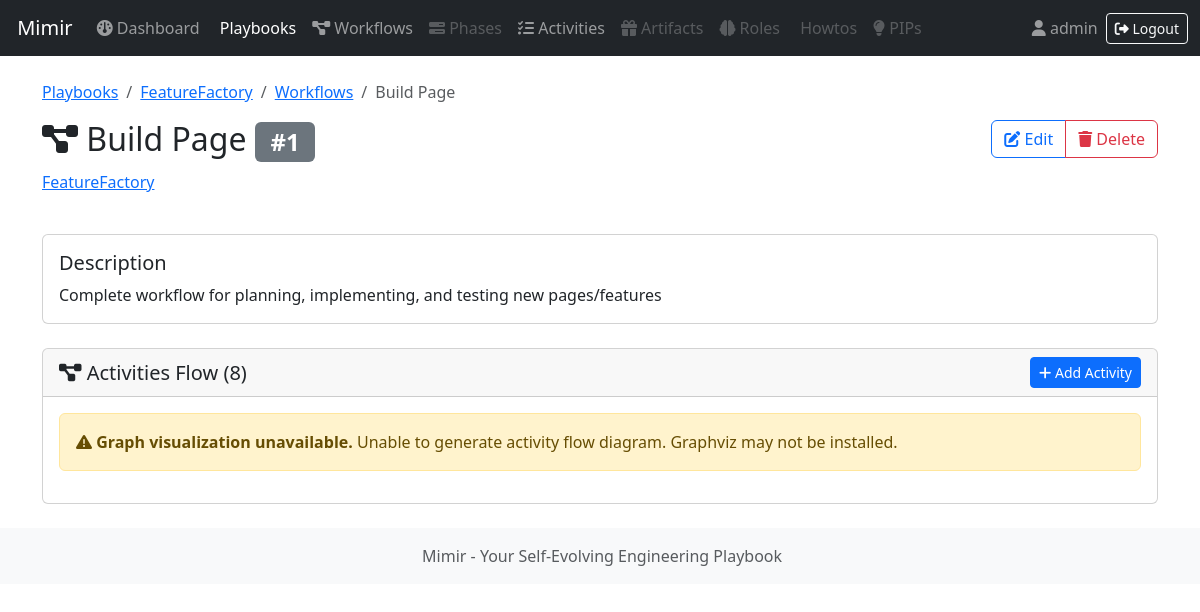
/playbooks/3/workflows/2/ (signed in), run on the app's committed database.
### methodology/models/playbook.py (models this page shows, shortened)
class Playbook(models.Model):
    CATEGORY_CHOICES = [
        ('product', 'Product'),
        ('development', 'Development'),
        ('research', 'Research'),
        ('design', 'Design'),
        ('other', 'Other'),
    ]
    VISIBILITY_CHOICES = [
        ('private', 'Private (only me)'),
        ('family', 'Family'),  # TODO: Implement family sharing
        ('local', 'Local only (not uploaded to Homebase)'),  # TODO: Implement Homebase
    ]
    STATUS_CHOICES = [
        ('active', 'Active'),
        ('draft', 'Draft'),
        ('released', 'Released'),
        ('disabled', 'Disabled'),
    ]
    SOURCE_CHOICES = [
        ('owned', 'Owned'),
        ('downloaded', 'Downloaded'),
    ]
    name = models.CharField(max_length=100)
    description = models.TextField(max_length=500)
    category = models.CharField(max_length=50, choices=CATEGORY_CHOICES)
    tags = models.JSONField(default=list, blank=True)
    visibility = models.CharField(max_length=20, choices=VISIBILITY_CHOICES, default='private')
    status = models.CharField(max_length=20, choices=STATUS_CHOICES, default='draft')
    version = models.DecimalField(max_digits=5, decimal_places=1, default=0.1, help_text="Draft: 0.1, 0.2, etc. Released: 1.0, 2.0, etc.")
    source = models.CharField(max_length=20, choices=SOURCE_CHOICES, default='owned')
    author = models.ForeignKey(User, on_delete=models.CASCADE, related_name='playbooks')
    created_at = models.DateTimeField(auto_now_add=True)
    updated_at = models.DateTimeField(auto_now=True)
    class Meta:
        ordering = ['-updated_at']
        constraints = [
            models.UniqueConstraint(fields=['author', 'name'], name='unique_playbook_per_author')
        ]
    def is_owned_by(self, user):
        return self.author == user
    def can_edit(self, user):
        if not (self.source == 'owned' and self.is_owned_by(user)):
            return False
        if self.status == 'released':
            return False
        return True

### methodology/models/workflow.py (models this page shows, shortened)
class Workflow(models.Model):
    name = models.CharField(max_length=100)
    description = models.TextField(blank=True, max_length=500)
    abbreviation = models.CharField(
        max_length=20,
        blank=True,
        help_text="3-letter abbreviation generated from workflow name (e.g., 'Design Features' -> 'DFT')"
    )
    playbook = models.ForeignKey('Playbook', on_delete=models.CASCADE, related_name='workflows')
    order = models.IntegerField(default=1, help_text="Execution order within playbook")
    created_at = models.DateTimeField(auto_now_add=True)
    updated_at = models.DateTimeField(auto_now=True)
    class Meta:
        ordering = ['order', 'created_at']
        constraints = [
            models.UniqueConstraint(
                fields=['playbook', 'name'],
                name='unique_workflow_per_playbook'
            )
        ]
    def get_phase_count(self):
        return 0
    def can_edit(self, user):
        return self.playbook.can_edit(user)

### methodology/workflow_views.py (the view)
# urls.py: path('<int:playbook_pk>/workflows/<int:pk>/', workflow_views.workflow_detail, name='workflow_detail'),
@login_required
def workflow_detail(request, playbook_pk, pk):
    playbook = get_object_or_404(Playbook, pk=playbook_pk)
    workflow = get_object_or_404(Workflow, pk=pk, playbook=playbook)
    from methodology.services.activity_graph_service import ActivityGraphService
    from methodology.models import Activity
    activities = Activity.objects.filter(workflow=workflow)
    activity_count = activities.count()
    activities_svg = None
    if activity_count > 0:
        try:
            graph_service = ActivityGraphService()
            activities_svg = graph_service.generate_activities_graph(workflow, playbook)
            logger.info(f"Generated activity graph for workflow {pk} with {activity_count} activities")
        except Exception as e:
            logger.error(f"Failed to generate activity graph for workflow {pk}: {str(e)}")
    return render(request, 'workflows/detail.html', {
        'playbook': playbook,
        'workflow': workflow,
        'can_edit': workflow.can_edit(request.user),
        'activities_svg': activities_svg,
        'activity_count': activity_count,
        'has_activities': activity_count > 0,
    })

### methodology/models/activity.py (called while the page is built)
    @property
    def reference_name(self) -> str:
        return f"{self.workflow.abbreviation}{self.order}"

### methodology/services/activity_graph_service.py (called while the page is built)
    def _create_activity_node_label(self, activity):
        label = f"{activity.reference_name}\\n{activity.name}"
        return label

    def _get_activity_detail_url(self, activity, playbook, workflow):
        return reverse('activity_detail', kwargs={
            'playbook_pk': playbook.pk,
            'workflow_pk': workflow.pk,
            'activity_pk': activity.pk
        })

    def _has_phases(self, activities):
        return any(activity.phase for activity in activities)

    def _group_activities_by_phase(self, activities):
        phase_groups = {}
        for activity in activities:
            phase = activity.phase or 'Unassigned'
            if phase not in phase_groups:
                phase_groups[phase] = []
            phase_groups[phase].append(activity)
        return phase_groups

    def _add_activity_node(self, graph, activity, playbook, workflow):
        node_id = f'activity_{activity.pk}'
        label = self._create_activity_node_label(activity)
        url = self._get_activity_detail_url(activity, playbook, workflow)
        graph.node(
            node_id,
            label=label,
            fillcolor='lightblue',  # Uniform color for all activities
            href=url,
            target='_top'  # Opens in full page, not iframe
        )

### mimir/request_local.py (called while the page is built)
def set_current_request(request):
    _thread_locals.request = request

def clear_current_request():
    if hasattr(_thread_locals, 'request'):
        del _thread_locals.request

### templates/workflows/detail.html (shortened to what this page needs)
{% extends "base.html" %}
{% load static %}
{% block content %}
<div class="container mt-4">
    <nav aria-label="breadcrumb">
        <ol class="breadcrumb">
            <li class="breadcrumb-item"><a href="{% url 'playbook_list' %}">Playbooks</a></li>
            <li class="breadcrumb-item"><a href="{% url 'playbook_detail' playbook.pk %}">{{ playbook.name }}</a></li>
            <li class="breadcrumb-item"><a href="{% url 'workflow_list' playbook.pk %}">Workflows</a></li>
            <li class="breadcrumb-item active" aria-current="page">{{ workflow.name }}</li>
        </ol>
    </nav>
    <div class="d-flex justify-content-between align-items-start mb-4">
        <div>
            <h2 data-testid="workflow-name">
                <i class="fa-solid fa-diagram-project"></i>
                {{ workflow.name }}
                <span class="badge bg-secondary" data-testid="workflow-order">#{{ workflow.order }}</span>
            </h2>
            <p class="text-muted">
                <a href="{% url 'playbook_detail' playbook.pk %}">{{ playbook.name }}</a>
            </p>
        </div>
        {% if can_edit %}
        <div class="btn-group" role="group">
            <a href="{% url 'workflow_edit' playbook.pk workflow.pk %}"
               class="btn btn-outline-primary"
               data-bs-toggle="tooltip"
               title="Edit workflow details">
                <i class="fa-solid fa-edit"></i> Edit
            </a>
            <a href="{% url 'workflow_delete' playbook.pk workflow.pk %}"
               class="btn btn-outline-danger"
               data-bs-toggle="tooltip"
               title="Delete this workflow">
                <i class="fa-solid fa-trash"></i> Delete
            </a>
        </div>
        {% endif %}
    </div>
    {% if workflow.description %}
    <div class="card mb-4">
        <div class="card-body">
            <h5 class="card-title">Description</h5>
            <p class="card-text" data-testid="workflow-description">{{ workflow.description }}</p>
        </div>
    </div>
    {% endif %}
    <div class="card mb-4" data-testid="activities-section">
        <div class="card-header d-flex justify-content-between align-items-center">
            <h5 class="mb-0">
                <i class="fa-solid fa-diagram-project"></i> Activities Flow ({{ activity_count }})
            </h5>
            {% if can_edit %}
            <a href="{% url 'activity_create' playbook_pk=playbook.pk workflow_pk=workflow.pk %}"
               class="btn btn-sm btn-primary"
               data-testid="add-activity-btn"
               data-bs-toggle="tooltip"
               data-bs-placement="left"
               title="Create a new activity in this workflow">
                <i class="fa-solid fa-plus"></i> Add Activity
            </a>
            {% endif %}
        </div>
        <div class="card-body">
            {% if has_activities %}
                {% if activities_svg %}
                    <div class="graph-container" data-testid="activities-graph">
                        {{ activities_svg|safe }}
                    </div>
                {% else %}
                    <div class="alert alert-warning" role="alert">
                        <i class="fa-solid fa-exclamation-triangle"></i>
                        <strong>Graph visualization unavailable.</strong>
                        Unable to generate activity flow diagram. Graphviz may not be installed.
                    </div>
                {% endif %}
            {% endif %}
        </div>
    </div>
</div>
{% endblock %}

### templates/base.html (shortened to what this page needs)
<!doctype html>
<html lang="en">
<head>
    <link href="https://cdn.jsdelivr.net/npm/bootstrap@5.3.8/dist/css/bootstrap.min.css"
          rel="stylesheet"
>
</head>
<body>
    <nav class="navbar navbar-expand-lg navbar-dark bg-dark" data-testid="main-navbar">
        <div class="container-fluid">
            <a class="navbar-brand" href="/" data-testid="navbar-brand"
               data-bs-toggle="tooltip" data-bs-placement="bottom"
               title="Go to Mimir home page">
                 Mimir
            </a>
            <div class="collapse navbar-collapse" id="navbarNav">
                <ul class="navbar-nav me-auto">
                    <li class="nav-item">
                        <a class="nav-link {% if request.path == '/dashboard/' or request.resolver_match.url_name == 'dashboard' %}active{% endif %}"
                           href="/dashboard/"
                           data-testid="nav-dashboard"
                           data-bs-toggle="tooltip" data-bs-placement="bottom"
                           title="View your overview and key metrics"
                           {% if request.path == '/dashboard/' or request.resolver_match.url_name == 'dashboard' %}aria-current="page"{% endif %}>
                            <i class="fas fa-gauge"></i> Dashboard
                        </a>
                    </li>
                    <li class="nav-item">
                        <a class="nav-link {% if '/playbooks/' in request.path %}active{% endif %}"
                           href="/playbooks/"
                           data-testid="nav-playbooks"
                           data-bs-toggle="tooltip" data-bs-placement="bottom"
                           title="Browse and manage your engineering playbooks"
                           {% if '/playbooks/' in request.path %}aria-current="page"{% endif %}>
                             Playbooks
                        </a>
                    </li>
                    <li class="nav-item">
                        <a class="nav-link" href="{% url 'workflow_global_list' %}" data-testid="nav-workflows"
                           data-bs-toggle="tooltip" data-bs-placement="bottom"
                           title="View all workflows across your playbooks"
                           {% if '/workflows/' in request.path %}aria-current="page"{% endif %}>
                            <i class="fas fa-diagram-project"></i> Workflows
                        </a>
                    </li>
                    <li class="nav-item">
                        <a class="nav-link disabled" href="#" data-testid="nav-phases"
                           data-bs-toggle="tooltip" data-bs-placement="bottom"
                           title="Coming soon: Manage workflow phases">
                            <i class="fas fa-bars-progress"></i> Phases
                        </a>
                    </li>
                    <li class="nav-item">
                        <a class="nav-link {% if '/activities/' in request.path %}active{% endif %}"
                           href="{% url 'activity_global_list' %}"
                           data-testid="nav-activities"
                           data-bs-toggle="tooltip" data-bs-placement="bottom"
                           title="View all activities across your playbooks and workflows"
                           {% if '/activities/' in request.path %}aria-current="page"{% endif %}>
                            <i class="fas fa-list-check"></i> Activities
                        </a>
                    </li>
                    <li class="nav-item">
                        <a class="nav-link disabled" href="#" data-testid="nav-artifacts"
                           data-bs-toggle="tooltip" data-bs-placement="bottom"
                           title="Coming soon: Manage artifacts and deliverables">
                            <i class="fas fa-gift"></i> Artifacts
                        </a>
                    </li>
                    <li class="nav-item">
                        <a class="nav-link disabled" href="#" data-testid="nav-roles"
                           data-bs-toggle="tooltip" data-bs-placement="bottom"
                           title="Coming soon: Define and assign roles">
                            <i class="fas fa-brain"></i> Roles
                        </a>
                    </li>
                    <li class="nav-item">
                        <a class="nav-link disabled" href="#" data-testid="nav-howtos"
                           data-bs-toggle="tooltip" data-bs-placement="bottom"
                           title="Coming soon: Browse how-to guides">
                             Howtos
                        </a>
                    </li>
                    <li class="nav-item">
                        <a class="nav-link disabled" href="#" data-testid="nav-pips"
                           data-bs-toggle="tooltip" data-bs-placement="bottom"
                           title="Coming soon: Global PIPs list (currently accessed via Playbook tabs)">
                            <i class="fas fa-lightbulb"></i> PIPs
                        </a>
                    </li>
                </ul>
                <ul class="navbar-nav ms-auto">
                    {% if user.is_authenticated %}
                    <li class="nav-item d-flex align-items-center">
                        <span class="navbar-text me-2" data-testid="user-display">
                            <i class="fas fa-user"></i> {{ user.username }}
                        </span>
                        <a class="btn btn-sm btn-outline-light" href="{% url 'logout' %}" data-testid="logout-link"
                           data-bs-toggle="tooltip" data-bs-placement="bottom"
                           title="Sign out of your Mimir session">
                            <i class="fas fa-sign-out-alt"></i> Logout
                        </a>
                    </li>
                    {% endif %}
                </ul>
            </div>
        </div>
    </nav>
    <main class="container-fluid mt-4">
        {% block content %}{% endblock %}
    </main>
    <footer class="footer mt-auto py-3 bg-light">
        <div class="container text-center">
            <span class="text-muted">
                 Mimir - Your Self-Evolving Engineering Playbook
            </span>
        </div>
    </footer>
</body>
</html>

### data on the page
Playbook: name "FeatureFactory"
Workflow: name "Build Page", order "1", description "Complete workflow for planning, implementing, and testing new pages/features"

### other printed values
{{ user.username }} "admin"
{{ activity_count }} "8"
